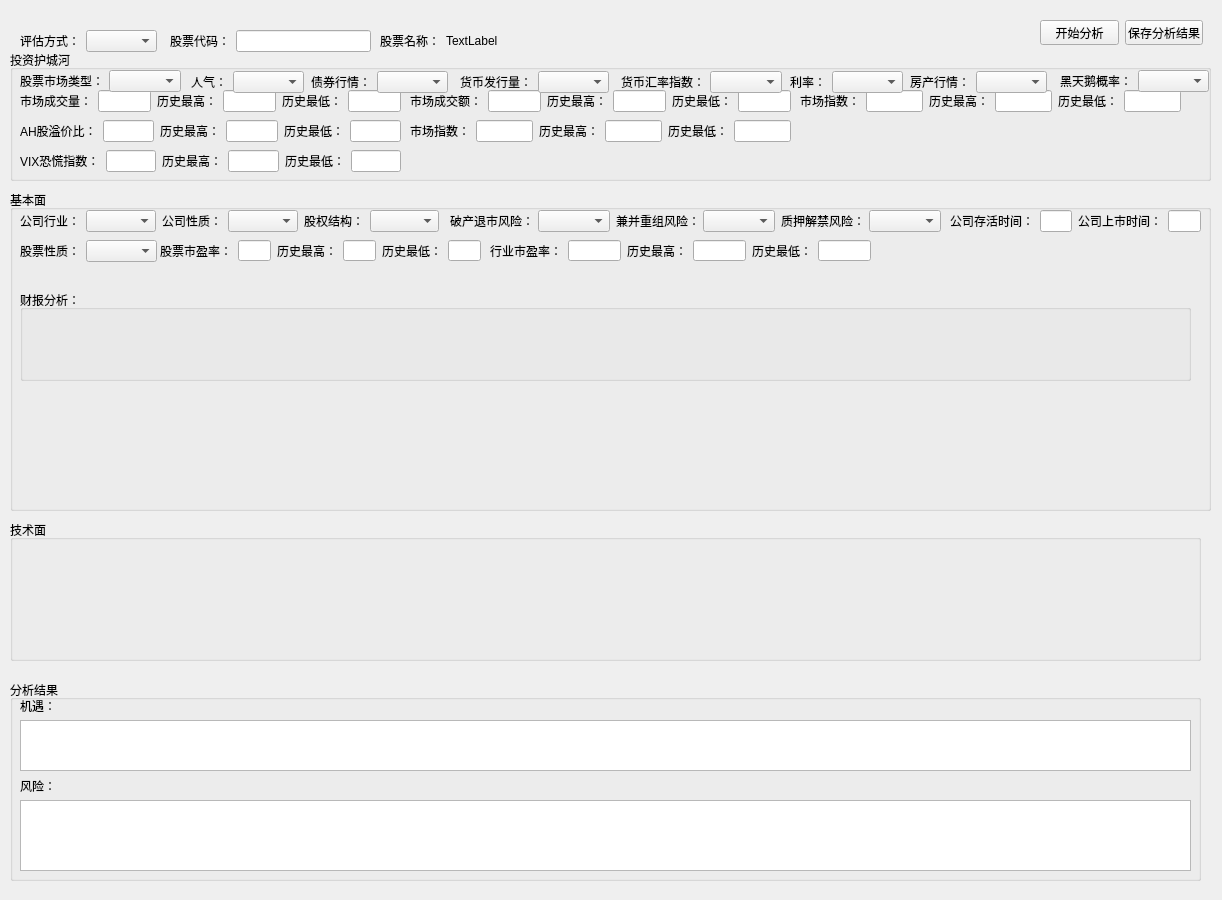
<?xml version="1.0" encoding="UTF-8"?>
<ui version="4.0">
 <class>MainWindow</class>
 <widget class="QMainWindow" name="MainWindow">
  <property name="geometry">
   <rect>
    <x>0</x>
    <y>0</y>
    <width>1222</width>
    <height>900</height>
   </rect>
  </property>
  <property name="windowTitle">
   <string>MainWindow</string>
  </property>
  <widget class="QWidget" name="centralWidget">
   <widget class="QGroupBox" name="groupBox">
    <property name="geometry">
     <rect>
      <x>10</x>
      <y>190</y>
      <width>1201</width>
      <height>321</height>
     </rect>
    </property>
    <property name="title">
     <string>基本面</string>
    </property>
    <widget class="QGroupBox" name="groupBox_4">
     <property name="geometry">
      <rect>
       <x>10</x>
       <y>100</y>
       <width>1171</width>
       <height>91</height>
      </rect>
     </property>
     <property name="title">
      <string>财报分析：</string>
     </property>
    </widget>
    <widget class="QWidget" name="layoutWidget_3">
     <property name="geometry">
      <rect>
       <x>480</x>
       <y>50</y>
       <width>381</width>
       <height>21</height>
      </rect>
     </property>
     <layout class="QGridLayout" name="gridLayout_19">
      <item row="0" column="2">
       <widget class="QLabel" name="label_35">
        <property name="text">
         <string>历史最高：</string>
        </property>
       </widget>
      </item>
      <item row="0" column="1">
       <widget class="QLineEdit" name="lineEdit_27"/>
      </item>
      <item row="0" column="3">
       <widget class="QLineEdit" name="lineEdit_28"/>
      </item>
      <item row="0" column="5">
       <widget class="QLineEdit" name="lineEdit_29"/>
      </item>
      <item row="0" column="0">
       <widget class="QLabel" name="label_34">
        <property name="text">
         <string>行业市盈率：</string>
        </property>
       </widget>
      </item>
      <item row="0" column="4">
       <widget class="QLabel" name="label_36">
        <property name="text">
         <string>历史最低：</string>
        </property>
       </widget>
      </item>
     </layout>
    </widget>
    <widget class="QWidget" name="">
     <property name="geometry">
      <rect>
       <x>10</x>
       <y>50</y>
       <width>137</width>
       <height>22</height>
      </rect>
     </property>
     <layout class="QGridLayout" name="gridLayout_20">
      <item row="0" column="0">
       <widget class="QLabel" name="label_16">
        <property name="text">
         <string>股票性质：</string>
        </property>
       </widget>
      </item>
      <item row="0" column="1">
       <widget class="QComboBox" name="comboBox_11"/>
      </item>
     </layout>
    </widget>
    <widget class="QWidget" name="">
     <property name="geometry">
      <rect>
       <x>150</x>
       <y>50</y>
       <width>321</width>
       <height>21</height>
      </rect>
     </property>
     <layout class="QGridLayout" name="gridLayout_18">
      <item row="0" column="0">
       <widget class="QLabel" name="label_8">
        <property name="text">
         <string>股票市盈率：</string>
        </property>
       </widget>
      </item>
      <item row="0" column="1">
       <widget class="QLineEdit" name="lineEdit_4"/>
      </item>
      <item row="0" column="2">
       <widget class="QLabel" name="label_11">
        <property name="text">
         <string>历史最高：</string>
        </property>
       </widget>
      </item>
      <item row="0" column="3">
       <widget class="QLineEdit" name="lineEdit_7"/>
      </item>
      <item row="0" column="4">
       <widget class="QLabel" name="label_14">
        <property name="text">
         <string>历史最低：</string>
        </property>
       </widget>
      </item>
      <item row="0" column="5">
       <widget class="QLineEdit" name="lineEdit_8"/>
      </item>
     </layout>
    </widget>
    <widget class="QWidget" name="">
     <property name="geometry">
      <rect>
       <x>10</x>
       <y>20</y>
       <width>419</width>
       <height>22</height>
      </rect>
     </property>
     <layout class="QGridLayout" name="gridLayout_22">
      <item row="0" column="0">
       <widget class="QLabel" name="label_3">
        <property name="text">
         <string>公司行业：</string>
        </property>
       </widget>
      </item>
      <item row="0" column="1">
       <widget class="QComboBox" name="comboBox"/>
      </item>
      <item row="0" column="2">
       <widget class="QLabel" name="label_15">
        <property name="text">
         <string>公司性质：</string>
        </property>
       </widget>
      </item>
      <item row="0" column="3">
       <widget class="QComboBox" name="comboBox_10"/>
      </item>
      <item row="0" column="4">
       <widget class="QLabel" name="label_44">
        <property name="text">
         <string>股权结构：</string>
        </property>
       </widget>
      </item>
      <item row="0" column="5">
       <widget class="QComboBox" name="comboBox_13"/>
      </item>
     </layout>
    </widget>
    <widget class="QWidget" name="">
     <property name="geometry">
      <rect>
       <x>440</x>
       <y>20</y>
       <width>491</width>
       <height>22</height>
      </rect>
     </property>
     <layout class="QGridLayout" name="gridLayout_23">
      <item row="0" column="0">
       <widget class="QLabel" name="label_45">
        <property name="text">
         <string>破产退市风险：</string>
        </property>
       </widget>
      </item>
      <item row="0" column="1">
       <widget class="QComboBox" name="comboBox_14"/>
      </item>
      <item row="0" column="2">
       <widget class="QLabel" name="label_46">
        <property name="text">
         <string>兼并重组风险：</string>
        </property>
       </widget>
      </item>
      <item row="0" column="3">
       <widget class="QComboBox" name="comboBox_15"/>
      </item>
      <item row="0" column="4">
       <widget class="QLabel" name="label_47">
        <property name="text">
         <string>质押解禁风险：</string>
        </property>
       </widget>
      </item>
      <item row="0" column="5">
       <widget class="QComboBox" name="comboBox_16"/>
      </item>
     </layout>
    </widget>
    <widget class="QWidget" name="">
     <property name="geometry">
      <rect>
       <x>940</x>
       <y>20</y>
       <width>251</width>
       <height>22</height>
      </rect>
     </property>
     <layout class="QGridLayout" name="gridLayout_24">
      <item row="0" column="3">
       <widget class="QLineEdit" name="lineEdit_3"/>
      </item>
      <item row="0" column="0">
       <widget class="QLabel" name="label_6">
        <property name="text">
         <string>公司存活时间：</string>
        </property>
       </widget>
      </item>
      <item row="0" column="2">
       <widget class="QLabel" name="label_7">
        <property name="text">
         <string>公司上市时间：</string>
        </property>
       </widget>
      </item>
      <item row="0" column="1">
       <widget class="QLineEdit" name="lineEdit_2"/>
      </item>
     </layout>
    </widget>
    <zorder>label_3</zorder>
    <zorder>comboBox</zorder>
    <zorder>label_6</zorder>
    <zorder>lineEdit_2</zorder>
    <zorder>label_7</zorder>
    <zorder>lineEdit_3</zorder>
    <zorder>groupBox_4</zorder>
    <zorder>label_8</zorder>
    <zorder>lineEdit_4</zorder>
    <zorder>label_11</zorder>
    <zorder>lineEdit_7</zorder>
    <zorder>label_14</zorder>
    <zorder>lineEdit_8</zorder>
    <zorder>layoutWidget_3</zorder>
    <zorder>label_36</zorder>
    <zorder>label_15</zorder>
    <zorder>comboBox_10</zorder>
    <zorder>label_16</zorder>
    <zorder>comboBox_11</zorder>
    <zorder>label_44</zorder>
    <zorder>comboBox_13</zorder>
    <zorder>label_45</zorder>
    <zorder>comboBox_14</zorder>
    <zorder>label_46</zorder>
    <zorder>comboBox_15</zorder>
    <zorder>label_47</zorder>
    <zorder>comboBox_16</zorder>
    <zorder>lineEdit_2</zorder>
   </widget>
   <widget class="QGroupBox" name="groupBox_2">
    <property name="geometry">
     <rect>
      <x>10</x>
      <y>520</y>
      <width>1191</width>
      <height>141</height>
     </rect>
    </property>
    <property name="title">
     <string>技术面</string>
    </property>
   </widget>
   <widget class="QGroupBox" name="groupBox_3">
    <property name="geometry">
     <rect>
      <x>10</x>
      <y>50</y>
      <width>1201</width>
      <height>131</height>
     </rect>
    </property>
    <property name="title">
     <string>投资护城河</string>
    </property>
    <widget class="QWidget" name="layoutWidget">
     <property name="geometry">
      <rect>
       <x>10</x>
       <y>40</y>
       <width>381</width>
       <height>22</height>
      </rect>
     </property>
     <layout class="QGridLayout" name="gridLayout_2">
      <item row="0" column="0">
       <widget class="QLabel" name="label_28">
        <property name="text">
         <string>市场成交量：</string>
        </property>
       </widget>
      </item>
      <item row="0" column="1">
       <widget class="QLineEdit" name="lineEdit_21">
        <property name="text">
         <string/>
        </property>
       </widget>
      </item>
      <item row="0" column="2">
       <widget class="QLabel" name="label_29">
        <property name="text">
         <string>历史最高：</string>
        </property>
       </widget>
      </item>
      <item row="0" column="3">
       <widget class="QLineEdit" name="lineEdit_22">
        <property name="text">
         <string/>
        </property>
       </widget>
      </item>
      <item row="0" column="4">
       <widget class="QLabel" name="label_30">
        <property name="text">
         <string>历史最低：</string>
        </property>
       </widget>
      </item>
      <item row="0" column="5">
       <widget class="QLineEdit" name="lineEdit_23">
        <property name="text">
         <string/>
        </property>
       </widget>
      </item>
     </layout>
    </widget>
    <widget class="QWidget" name="layoutWidget_2">
     <property name="geometry">
      <rect>
       <x>400</x>
       <y>40</y>
       <width>381</width>
       <height>22</height>
      </rect>
     </property>
     <layout class="QGridLayout" name="gridLayout_3">
      <item row="0" column="0">
       <widget class="QLabel" name="label_31">
        <property name="text">
         <string>市场成交额：</string>
        </property>
       </widget>
      </item>
      <item row="0" column="1">
       <widget class="QLineEdit" name="lineEdit_24">
        <property name="text">
         <string/>
        </property>
       </widget>
      </item>
      <item row="0" column="2">
       <widget class="QLabel" name="label_32">
        <property name="text">
         <string>历史最高：</string>
        </property>
       </widget>
      </item>
      <item row="0" column="3">
       <widget class="QLineEdit" name="lineEdit_25">
        <property name="text">
         <string/>
        </property>
       </widget>
      </item>
      <item row="0" column="4">
       <widget class="QLabel" name="label_33">
        <property name="text">
         <string>历史最低：</string>
        </property>
       </widget>
      </item>
      <item row="0" column="5">
       <widget class="QLineEdit" name="lineEdit_26">
        <property name="text">
         <string/>
        </property>
       </widget>
      </item>
     </layout>
    </widget>
    <widget class="QWidget" name="layoutWidget">
     <property name="geometry">
      <rect>
       <x>790</x>
       <y>40</y>
       <width>381</width>
       <height>22</height>
      </rect>
     </property>
     <layout class="QGridLayout" name="gridLayout">
      <item row="0" column="0">
       <widget class="QLabel" name="label_22">
        <property name="text">
         <string>市场指数：</string>
        </property>
       </widget>
      </item>
      <item row="0" column="1">
       <widget class="QLineEdit" name="lineEdit_17">
        <property name="text">
         <string/>
        </property>
       </widget>
      </item>
      <item row="0" column="2">
       <widget class="QLabel" name="label_21">
        <property name="text">
         <string>历史最高：</string>
        </property>
       </widget>
      </item>
      <item row="0" column="3">
       <widget class="QLineEdit" name="lineEdit_16">
        <property name="text">
         <string/>
        </property>
       </widget>
      </item>
      <item row="0" column="4">
       <widget class="QLabel" name="label_23">
        <property name="text">
         <string>历史最低：</string>
        </property>
       </widget>
      </item>
      <item row="0" column="5">
       <widget class="QLineEdit" name="lineEdit_15">
        <property name="text">
         <string/>
        </property>
       </widget>
      </item>
     </layout>
    </widget>
    <widget class="QWidget" name="layoutWidget">
     <property name="geometry">
      <rect>
       <x>10</x>
       <y>70</y>
       <width>381</width>
       <height>22</height>
      </rect>
     </property>
     <layout class="QGridLayout" name="gridLayout_4">
      <item row="0" column="0">
       <widget class="QLabel" name="label_12">
        <property name="text">
         <string>AH股溢价比：</string>
        </property>
       </widget>
      </item>
      <item row="0" column="1">
       <widget class="QLineEdit" name="lineEdit_5"/>
      </item>
      <item row="0" column="2">
       <widget class="QLabel" name="label_17">
        <property name="text">
         <string>历史最高：</string>
        </property>
       </widget>
      </item>
      <item row="0" column="3">
       <widget class="QLineEdit" name="lineEdit_11"/>
      </item>
      <item row="0" column="4">
       <widget class="QLabel" name="label_18">
        <property name="text">
         <string>历史最低：</string>
        </property>
       </widget>
      </item>
      <item row="0" column="5">
       <widget class="QLineEdit" name="lineEdit_12"/>
      </item>
     </layout>
    </widget>
    <widget class="QWidget" name="layoutWidget">
     <property name="geometry">
      <rect>
       <x>10</x>
       <y>100</y>
       <width>381</width>
       <height>22</height>
      </rect>
     </property>
     <layout class="QGridLayout" name="gridLayout_5">
      <item row="0" column="0">
       <widget class="QLabel" name="label_13">
        <property name="text">
         <string>VIX恐慌指数：</string>
        </property>
       </widget>
      </item>
      <item row="0" column="1">
       <widget class="QLineEdit" name="lineEdit_6"/>
      </item>
      <item row="0" column="2">
       <widget class="QLabel" name="label_19">
        <property name="text">
         <string>历史最高：</string>
        </property>
       </widget>
      </item>
      <item row="0" column="3">
       <widget class="QLineEdit" name="lineEdit_14"/>
      </item>
      <item row="0" column="4">
       <widget class="QLabel" name="label_20">
        <property name="text">
         <string>历史最低：</string>
        </property>
       </widget>
      </item>
      <item row="0" column="5">
       <widget class="QLineEdit" name="lineEdit_13"/>
      </item>
     </layout>
    </widget>
    <widget class="QWidget" name="layoutWidget">
     <property name="geometry">
      <rect>
       <x>10</x>
       <y>20</y>
       <width>161</width>
       <height>22</height>
      </rect>
     </property>
     <layout class="QGridLayout" name="gridLayout_6">
      <item row="0" column="0">
       <widget class="QLabel" name="label_2">
        <property name="text">
         <string>股票市场类型：</string>
        </property>
       </widget>
      </item>
      <item row="0" column="1">
       <widget class="QComboBox" name="comboBox_2"/>
      </item>
     </layout>
    </widget>
    <widget class="QWidget" name="layoutWidget">
     <property name="geometry">
      <rect>
       <x>400</x>
       <y>70</y>
       <width>381</width>
       <height>22</height>
      </rect>
     </property>
     <layout class="QGridLayout" name="gridLayout_8">
      <item row="0" column="2">
       <widget class="QLabel" name="label_26">
        <property name="text">
         <string>历史最高：</string>
        </property>
       </widget>
      </item>
      <item row="0" column="4">
       <widget class="QLabel" name="label_25">
        <property name="text">
         <string>历史最低：</string>
        </property>
       </widget>
      </item>
      <item row="0" column="0">
       <widget class="QLabel" name="label_27">
        <property name="text">
         <string>市场指数：</string>
        </property>
       </widget>
      </item>
      <item row="0" column="1">
       <widget class="QLineEdit" name="lineEdit_18">
        <property name="text">
         <string/>
        </property>
       </widget>
      </item>
      <item row="0" column="3">
       <widget class="QLineEdit" name="lineEdit_19">
        <property name="text">
         <string/>
        </property>
       </widget>
      </item>
      <item row="0" column="5">
       <widget class="QLineEdit" name="lineEdit_20">
        <property name="text">
         <string/>
        </property>
       </widget>
      </item>
     </layout>
    </widget>
    <widget class="QWidget" name="layoutWidget">
     <property name="geometry">
      <rect>
       <x>1050</x>
       <y>20</y>
       <width>149</width>
       <height>22</height>
      </rect>
     </property>
     <layout class="QGridLayout" name="gridLayout_10">
      <item row="0" column="0">
       <widget class="QLabel" name="label_37">
        <property name="text">
         <string>黑天鹅概率：</string>
        </property>
       </widget>
      </item>
      <item row="0" column="1">
       <widget class="QComboBox" name="comboBox_4"/>
      </item>
     </layout>
    </widget>
    <widget class="QWidget" name="layoutWidget">
     <property name="geometry">
      <rect>
       <x>181</x>
       <y>21</y>
       <width>113</width>
       <height>22</height>
      </rect>
     </property>
     <layout class="QGridLayout" name="gridLayout_7">
      <item row="0" column="0">
       <widget class="QLabel" name="label_24">
        <property name="text">
         <string>人气：</string>
        </property>
       </widget>
      </item>
      <item row="0" column="1">
       <widget class="QComboBox" name="comboBox_3"/>
      </item>
     </layout>
    </widget>
    <widget class="QWidget" name="layoutWidget">
     <property name="geometry">
      <rect>
       <x>301</x>
       <y>21</y>
       <width>137</width>
       <height>22</height>
      </rect>
     </property>
     <layout class="QGridLayout" name="gridLayout_9">
      <item row="0" column="0">
       <widget class="QLabel" name="label_38">
        <property name="text">
         <string>债券行情：</string>
        </property>
       </widget>
      </item>
      <item row="0" column="1">
       <widget class="QComboBox" name="comboBox_5"/>
      </item>
     </layout>
    </widget>
    <widget class="QWidget" name="layoutWidget">
     <property name="geometry">
      <rect>
       <x>900</x>
       <y>21</y>
       <width>137</width>
       <height>22</height>
      </rect>
     </property>
     <layout class="QGridLayout" name="gridLayout_11">
      <item row="0" column="0">
       <widget class="QLabel" name="label_40">
        <property name="text">
         <string>房产行情：</string>
        </property>
       </widget>
      </item>
      <item row="0" column="1">
       <widget class="QComboBox" name="comboBox_7"/>
      </item>
     </layout>
    </widget>
    <widget class="QWidget" name="layoutWidget">
     <property name="geometry">
      <rect>
       <x>450</x>
       <y>21</y>
       <width>149</width>
       <height>22</height>
      </rect>
     </property>
     <layout class="QGridLayout" name="gridLayout_13">
      <item row="0" column="0">
       <widget class="QLabel" name="label_41">
        <property name="text">
         <string>货币发行量：</string>
        </property>
       </widget>
      </item>
      <item row="0" column="1">
       <widget class="QComboBox" name="comboBox_8"/>
      </item>
     </layout>
    </widget>
    <widget class="QWidget" name="layoutWidget">
     <property name="geometry">
      <rect>
       <x>780</x>
       <y>21</y>
       <width>113</width>
       <height>22</height>
      </rect>
     </property>
     <layout class="QGridLayout" name="gridLayout_12">
      <item row="0" column="0">
       <widget class="QLabel" name="label_39">
        <property name="text">
         <string>利率：</string>
        </property>
       </widget>
      </item>
      <item row="0" column="1">
       <widget class="QComboBox" name="comboBox_6"/>
      </item>
     </layout>
    </widget>
    <widget class="QWidget" name="layoutWidget">
     <property name="geometry">
      <rect>
       <x>611</x>
       <y>21</y>
       <width>161</width>
       <height>22</height>
      </rect>
     </property>
     <layout class="QGridLayout" name="gridLayout_14">
      <item row="0" column="0">
       <widget class="QLabel" name="label_42">
        <property name="text">
         <string>货币汇率指数：</string>
        </property>
       </widget>
      </item>
      <item row="0" column="1">
       <widget class="QComboBox" name="comboBox_9"/>
      </item>
     </layout>
    </widget>
   </widget>
   <widget class="QGroupBox" name="groupBox_5">
    <property name="geometry">
     <rect>
      <x>10</x>
      <y>680</y>
      <width>1191</width>
      <height>201</height>
     </rect>
    </property>
    <property name="title">
     <string>分析结果</string>
    </property>
    <widget class="QLabel" name="label_9">
     <property name="geometry">
      <rect>
       <x>10</x>
       <y>100</y>
       <width>36</width>
       <height>12</height>
      </rect>
     </property>
     <property name="text">
      <string>风险：</string>
     </property>
    </widget>
    <widget class="QLabel" name="label_10">
     <property name="geometry">
      <rect>
       <x>10</x>
       <y>20</y>
       <width>36</width>
       <height>12</height>
      </rect>
     </property>
     <property name="text">
      <string>机遇：</string>
     </property>
    </widget>
    <widget class="QTextEdit" name="textEdit">
     <property name="geometry">
      <rect>
       <x>10</x>
       <y>40</y>
       <width>1171</width>
       <height>51</height>
      </rect>
     </property>
    </widget>
    <widget class="QTextEdit" name="textEdit_2">
     <property name="geometry">
      <rect>
       <x>10</x>
       <y>120</y>
       <width>1171</width>
       <height>71</height>
      </rect>
     </property>
    </widget>
   </widget>
   <widget class="QWidget" name="">
    <property name="geometry">
     <rect>
      <x>170</x>
      <y>30</y>
      <width>201</width>
      <height>22</height>
     </rect>
    </property>
    <layout class="QGridLayout" name="gridLayout_15">
     <item row="0" column="0">
      <widget class="QLabel" name="label_4">
       <property name="text">
        <string>股票代码：</string>
       </property>
      </widget>
     </item>
     <item row="0" column="1">
      <widget class="QLineEdit" name="lineEdit"/>
     </item>
    </layout>
   </widget>
   <widget class="QWidget" name="">
    <property name="geometry">
     <rect>
      <x>380</x>
      <y>30</y>
      <width>121</width>
      <height>21</height>
     </rect>
    </property>
    <layout class="QGridLayout" name="gridLayout_16">
     <item row="0" column="0">
      <widget class="QLabel" name="label">
       <property name="text">
        <string>股票名称：</string>
       </property>
      </widget>
     </item>
     <item row="0" column="1">
      <widget class="QLabel" name="label_5">
       <property name="text">
        <string>TextLabel</string>
       </property>
      </widget>
     </item>
    </layout>
   </widget>
   <widget class="QWidget" name="">
    <property name="geometry">
     <rect>
      <x>1040</x>
      <y>20</y>
      <width>163</width>
      <height>25</height>
     </rect>
    </property>
    <layout class="QGridLayout" name="gridLayout_17">
     <item row="0" column="0">
      <widget class="QPushButton" name="pushButton_2">
       <property name="text">
        <string>开始分析</string>
       </property>
      </widget>
     </item>
     <item row="0" column="1">
      <widget class="QPushButton" name="pushButton_3">
       <property name="text">
        <string>保存分析结果</string>
       </property>
      </widget>
     </item>
    </layout>
   </widget>
   <widget class="QWidget" name="">
    <property name="geometry">
     <rect>
      <x>20</x>
      <y>30</y>
      <width>137</width>
      <height>22</height>
     </rect>
    </property>
    <layout class="QGridLayout" name="gridLayout_21">
     <item row="0" column="0">
      <widget class="QLabel" name="label_43">
       <property name="text">
        <string>评估方式：</string>
       </property>
      </widget>
     </item>
     <item row="0" column="1">
      <widget class="QComboBox" name="comboBox_12"/>
     </item>
    </layout>
   </widget>
  </widget>
 </widget>
 <resources/>
 <connections/>
</ui>
